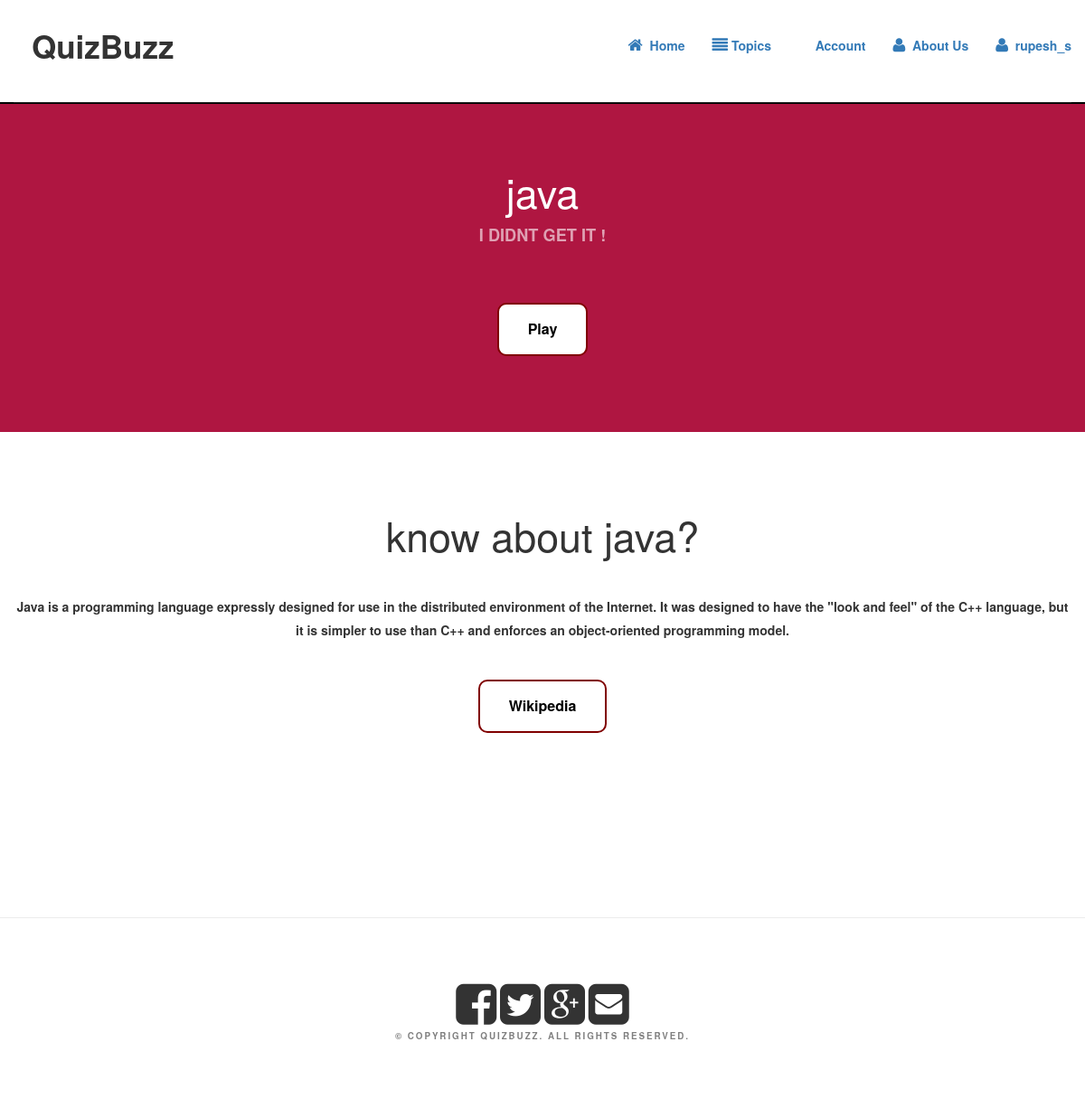
The page /topics1.php?t_id=14 (signed in) on the database its author committed.
### tables this page shows
CREATE TABLE `user_login` (
  `id` int(5) NOT NULL,
  `username` varchar(30) NOT NULL,
  `password` varchar(30) NOT NULL
);

CREATE TABLE `topics` (
  `id` int(3) NOT NULL,
  `name` varchar(20) NOT NULL,
  `image` varchar(30) NOT NULL,
  `file` varchar(1001) NOT NULL,
  `slogan` varchar(55) NOT NULL
);

### topics1.php (the view, shortened to what this page needs)
<?php
$t_id=$_GET['t_id'];
$conn=mysqli_connect("localhost","root","","quizbuzz")
	or die("failed to connect...");
	$query="SELECT * FROM topics WHERE id='$t_id'";
	$result=mysqli_query($conn,$query);
	$row=mysqli_fetch_array($result);
	$name=$row['name'];
	$description=$row['file'];
	$slogan=$row['slogan'];
?>
<html>
<head>
<link href="default_t.css" rel="stylesheet" type="text/css" media="all" />
<link href="fonts.css" rel="stylesheet" type="text/css" media="all" />
<link href="css/bootstrap.min.css" rel="stylesheet">
</head>
<body>
<?php include("nav.php");?>
<div class="my">
<div id="wrapper">
	<div id="banner">
		<div class="container">
			<div class="title">
				<h2> <?php echo $name ;?> </h2>
				<span class="byline"><?php echo $slogan ;?></span></div>
			<ul class="actions">
				<li><a href="game/gameplayhtml.php?t_id=<?php echo $t_id ; ?>" class="button button1">Play</a></li>
			</ul>
		</div>
	</div>
<div id="page" class="container">
<div class="title">
	  <h2>Know about <?php echo $name ;?>?</h2>
	   </div>
		<p><?php echo $description ;?></p>
		<ul class="actions">
			<li><a href="https://en.wikipedia.org/wiki/" class="button button1">Wikipedia</a></li>
		</ul>
			</div>
</div>
</div>
<br><br><br><br><br><br>
<div id="copyright" class="container-fluid" >
             <div class="text-center right-center">
                <a href="https://www.facebook.com"><i id="social-fb" class="fa fa-facebook-square fa-3x social"></i></a>
	            <a href="https://twitter.com"><i id="social-tw" class="fa fa-twitter-square fa-3x social"></i></a>
	            <a href="https://plus.google.com/"><i id="social-gp" class="fa fa-google-plus-square fa-3x social"></i></a>
	            <a href="mailto:rupesh.singh@gmail.com"><i id="social-em" class="fa fa-envelope-square fa-3x social"></i></a>
             <br>
	<p>&copy; Copyright QuizBuzz. All rights reserved. </p>
	</div>
</div>
</body>
</html>

### nav.php (shortened to what this page needs)
<?php
$conn=mysqli_connect("localhost","root","","quizbuzz")
or die("failed to connect...");
?>
<html>
<head>
    <link href="css/bootstrap.min.css" rel="stylesheet">
    <link href="css/style.css" rel="stylesheet">
    <link href="font-awesome/css/font-awesome.min.css" rel="stylesheet" type="text/css">
</head>
<body>
    <nav class="navbar  navbar-fixed-top" role="navigation">
		<div class="container-fluid" id="header1">
			<div class="navbar-header">
								<p style="font-size:35px; padding:20px;" >QuizBuzz</p>
			</div>
			<div class="collapse navbar-collapse" id="bs-example-navbar-collapse-1">
				<ul class="nav navbar-nav navbar-right">
					<li>
                        <a href="home4.php" ><i class="fa fa-home"></i> &nbsp;Home</a>
					</li>
					<li>
						<a href="topics.php"> <i class="fa fa-align-justify"></i>&nbsp;Topics</a>
					</li>
					<li>
                        <a href="account1.php"> <i class="glyphicon glyphicon-thumbs-up"></i>&nbsp;  Account</a>
                    </li>
					<li>
                        <a href="aboutus.php"> <i class="fa fa-user"></i>&nbsp;  About Us</a>
                    </li>
<?php
$u_id=$_SESSION['u_id'];
$query="select * from user_login where id='$u_id'";
$q1=mysqli_query($conn,$query);
$result=mysqli_fetch_array($q1);
$user=$result['username'];
?>
					<li>
                        <a href="logout.php"> <i class="fa fa-user"></i>&nbsp;  <?php echo $user ;?></a>
                    </li>
					</div>
					</div>
</nav><br/><br/><br/>
				</body>
				</html>

### default_t.css (style rules this page uses)
html, body { height: 100%; }
body { margin: 0px; padding: 0px; background: #EEEEEE; font-family: 'News Cycle', sans-serif; font-size: 13pt; font-weight: 300; color: #656565; }
h1, h2, h3 { margin: 0; padding: 0; font-weight: 700; color: #2B3F48; }
p, ol, ul { margin-top: 0; }
ol, ul { padding: 0; list-style: none; }
ul.actions { text-align: center; }
p { line-height: 180%; }
a { color: #0000FF; }
.container { overflow: hidden; margin: 0em auto; width: 1000px; }
.button { background-color: #800000; border: none; color: white; padding: 16px 32px; text-align: center; text-decoration: none; display: inline-block; font-size: 16px; margin: 4px 2px; -webkit-transition-duration: 0.4s; transition-duration: 0.4s; cursor: pointer; border-radius:10px; }
.button1 { background-color: white; color: black; border: 2px solid #800000; }
.title { margin-bottom: 3em; }
.title h2 { text-transform: lowercase; font-size: 3.2em; }
.title .byline { font-size: 1.3em; color: #6F6F6F; }
.box1, .box2, .box3, { float: left; margin-right: 20px; }
#banner { overflow: hidden; padding: 7em 0em 5em 0em; background: #af1641; background-size: cover; text-align: center; color: rgba(255,255,255,.8); }
#banner .title { margin-bottom: 1em; text-transform: uppercase !important; }
#banner .title h2 { color: #FFF; }
#banner .title .byline { color: rgba(255,255,255,.6); }
#banner .button { margin-top: 3em; }
#page { padding: 5em 0em; text-align: center; }
#page .button { margin-top: 2em; display: inline-block; text-align: center; }
#copyright { overflow: hidden; padding: 5em 0em; border-top: 1px solid rgba(0,0,0,0.08); }
#copyright p { letter-spacing: 0.20em; text-align: center; text-transform: uppercase; font-size: 0.70em; color: rgba(0,0,0,0.5); }
#copyright a { text-decoration: none; color: rgba(0,0,0,0.8); }

### css/style.css (style rules this page uses)
html, body { height: 100%; font-weight:bold; }
body { padding-top: 10px; }

### nav.php (style rules this page uses)
#header1 { background-color:white; border-bottom:2px solid black; }

### rows shown on the page
user_login: username "rupesh_s"
topics: name "java", slogan "I DIDNT GET IT !", file "Java is a programming language expressly designed for use in the distributed environment of the Internet. It was designed to have the \"look and feel\" of the C++ language, but it is simpler to use than C++ and enforces an object-oriented programming model."
